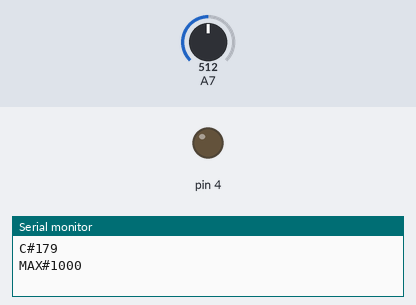
Simulated run of this sketch. Board: Arduino Mega 2560, built with avr-gcc and run on an emulated ATmega2560. On the bench: output pins drawn as LEDs (lit = HIGH), the last lines printed to the serial monitor. Inputs (shaded band) come from the test bench; at power-on: A7 = 512.

Above: at 5.8 s.
5.9 s: A7 set to 650
11.2 s: A7 set to 675
At 16.2 s:
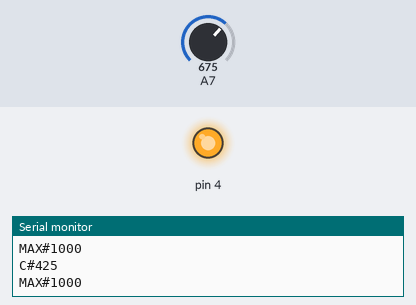
16.5 s: A7 set to 511
At 21.2 s:
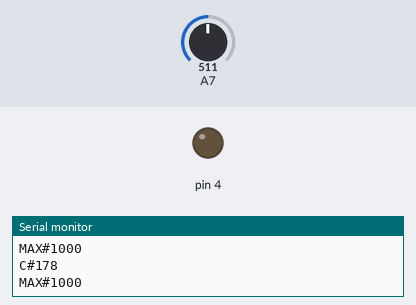
21.5 s: A7 set to 716
At 26.2 s:
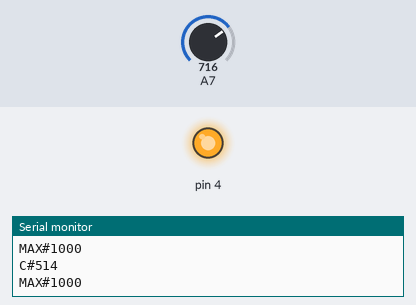
Timing chart, 0 to 27.5 s (numbered marks = the images above; inputs shaded):
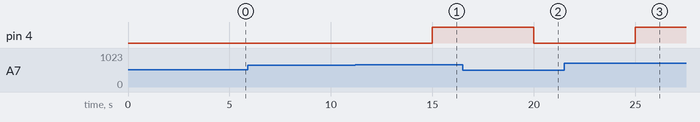

Measured:
- the behaviour switches between 661 and 662 on A7 (found by bisection; images 0 and 1)
- after the input at 11.2 s, pin 4: LOW → HIGH after 3.8 s
- after the input at 16.5 s, pin 4: HIGH → LOW after 3.5 s
- after the input at 21.5 s, pin 4: LOW → HIGH after 3.5 s

The sketch:

gas_sensor_cpp.ino
```cpp
#include "co2Sensor.h"
#include "Algorithm.h"

CO2Sensor sens = CO2Sensor(MQ_PIN, LED);
Algorithm alg = Algorithm(CO2_P, AIR_INFL, MAX_PPM, MAX_OCCUP);

  unsigned long prevMill;

void setup() {
  // put your setup code here, to run once:
  Serial.begin(9600);
}

void loop() {
  // put your main code here, to run repeatedly:

//  Serial.println(sens.getRZero());
if(millis() - prevMill > 5000){
  prevMill = millis();
      sens.checkThreshold();
    int PPM =sens.getPPM();
    Serial.print("C#");
    Serial.println(PPM);

  int maxOccupancy = alg.getCurMaxOccup(PPM);
  Serial.print("MAX#");
  Serial.println(maxOccupancy);
}

}
```

Algorithm.cpp
```cpp
#include "Algorithm.h"

int Algorithm::getCurMaxOccup(int PPM){
  if(PPM >= MAX_PPM)
  {
      return maxCurOccup = ((CO2_P * MAX_OCCUP * 1000000) / (PPM * AIR_INFL));
  }
  else if(PPM < MAX_PPM)
  {
      return MAX_OCCUP;
  }
}
```

Algorithm.h
```cpp
#ifndef ALGORITHM_H
#define ALGORITHM_H

#define CO2_P 0.02088 //  CO2 amount in kg/m3 per hour per person
#define AIR_INFL 32 // Air inflow in kg/m3 per hour per person
#define MAX_PPM 800 // Max PPM threshold
#define MAX_OCCUP 1000

class Algorithm{
  private:
    int co2, airInfl, maxPpm, maxOccup;
    int maxCurOccup;

  public:
    Algorithm(int co2,int airInfl,int maxPpm,int maxOccup){
      this->co2 = co2;
      this->airInfl = airInfl;
      this->maxPpm = maxPpm;
      this->maxOccup = maxOccup;
    }

    int getCurMaxOccup(int PPM);
};

#endif
```

co2Sensor.cpp
```cpp
#ifndef CO2SENSOR_CPP
#define CO2SENSOR_CPP

#include "co2Sensor.h"

float CO2Sensor::getResistance(void) {
  int val = analogRead(mqPin);
  return ((1023./(float)val) * 5. - 1.)*RLOAD;
}

float CO2Sensor::getPPM(void) {
    return PARA * pow((getResistance()/RZERO), -PARB);
}

/*
 * Uncomment following to calibrate sensor in new compartment
 */

//float CO2Sensor::getRZero() {
//  return getResistance() * pow((ATMOCO2/PARA), (1./PARB));
//}


void CO2Sensor::checkThreshold(void){
    if(millis() - sensMillis > INTERVAL_SENS){
        sensMillis = millis();
        float ppm = getPPM();
        if(ppm > PPM_THRESHOLD){
          digitalWrite(led, HIGH);
        }
        else
        {
          digitalWrite(led, LOW);
        }
    }
}
#endif
```

co2Sensor.h
```cpp
#ifndef CO2SENSOR_H
#define CO2SENSOR_H

#include "Arduino.h"

/// The load resistance on the board
#define RLOAD 10.0

/// Calibration resistance at atmospheric CO2 level
#define RZERO 105

/// Parameters for calculating ppm of CO2 from sensor resistance
#define PARA 116.6020682
#define PARB 2.769034857

/// Parameters to model temperature and humidity dependence
#define CORA 0.00035
#define CORB 0.02718
#define CORC 1.39538
#define CORD 0.0018

/// Atmospheric CO2 level for calibration purposes
#define ATMOCO2 397.13

/// Pin declaration and threshold setting
#define MQ_PIN 39
#define LED 4
#define INTERVAL_SENS 5000
#define PPM_THRESHOLD 400

class CO2Sensor
{
  private:
    int mqPin, led;
    unsigned long sensMillis;

  public:
    CO2Sensor(int mqPin, int led){
      this->mqPin = mqPin;
      this->led = led;

      pinMode(mqPin, INPUT);
      pinMode(led, OUTPUT);
    }

/*
 * Uncomment to find RZero in a new facility
 * for correct CO2 measurement. After finding
 * value, change RZero value in MQ135.h or define
 * constant on the top of this file in defines
 */

  float getResistance(void);
  float getPPM(void);
//  float getRZero();

  void checkThreshold(void);
};

#endif
```
